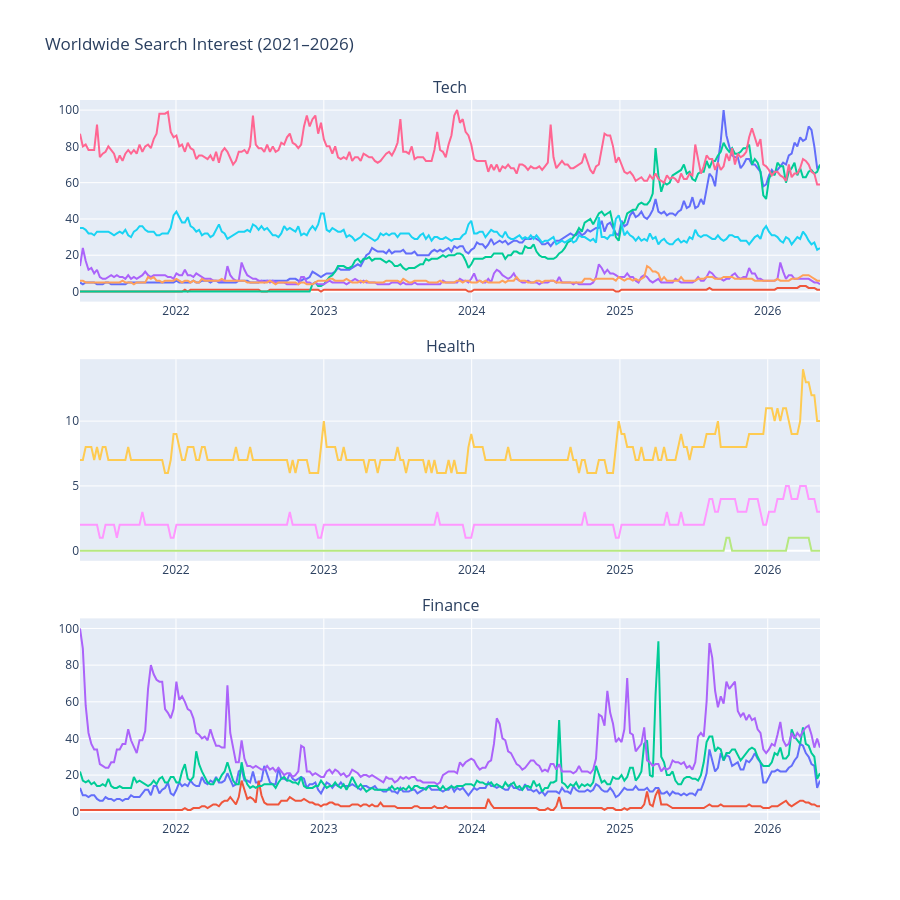

Notebook code cell kept with this figure:
### Markdown cell above
## 1.1 Overall Trend Overview — Worldwide

### Code cell
fig = make_subplots(rows=3, cols=1, subplot_titles=('Tech', 'Health', 'Finance'), vertical_spacing=0.08)

tech = ['AI', 'machine learning', 'ChatGPT', 'Bitcoin', 'Tesla', 'Netflix', 'Amazon']
health = ['telehealth', 'mental health', 'fitness']
finance = ['inflation', 'recession', 'stock market', 'crypto']

for kw in tech:
    fig.add_trace(go.Scatter(x=df_ww.index, y=df_ww[kw], name=kw, mode='lines'), row=1, col=1)
for kw in health:
    fig.add_trace(go.Scatter(x=df_ww.index, y=df_ww[kw], name=kw, mode='lines'), row=2, col=1)
for kw in finance:
    fig.add_trace(go.Scatter(x=df_ww.index, y=df_ww[kw], name=kw, mode='lines'), row=3, col=1)

fig.update_layout(height=900, title_text='Worldwide Search Interest (2021–2026)', showlegend=False)
fig.show()

### Figure 1 — Plotly figure (JSON) as saved in the notebook; plotly's stock layout.template omitted (floating-point values rounded to 4 significant figures; data arrays with more than 128 entries replaced by an {"elided": "..."} marker saying what was removed)
{"data": [{"mode": "lines", "name": "AI", "type": "scatter", "x": {"elided": "262 str values"}, "xaxis": "x", "y": {"elided": "262 int values"}, "yaxis": "y"}, {"mode": "lines", "name": "machine learning", "type": "scatter", "x": {"elided": "262 str values"}, "xaxis": "x", "y": {"elided": "262 int values"}, "yaxis": "y"}, {"mode": "lines", "name": "ChatGPT", "type": "scatter", "x": {"elided": "262 str values"}, "xaxis": "x", "y": {"elided": "262 int values"}, "yaxis": "y"}, {"mode": "lines", "name": "Bitcoin", "type": "scatter", "x": {"elided": "262 str values"}, "xaxis": "x", "y": {"elided": "262 int values"}, "yaxis": "y"}, {"mode": "lines", "name": "Tesla", "type": "scatter", "x": {"elided": "262 str values"}, "xaxis": "x", "y": {"elided": "262 int values"}, "yaxis": "y"}, {"mode": "lines", "name": "Netflix", "type": "scatter", "x": {"elided": "262 str values"}, "xaxis": "x", "y": {"elided": "262 int values"}, "yaxis": "y"}, {"mode": "lines", "name": "Amazon", "type": "scatter", "x": {"elided": "262 str values"}, "xaxis": "x", "y": {"elided": "262 int values"}, "yaxis": "y"}, {"mode": "lines", "name": "telehealth", "type": "scatter", "x": {"elided": "262 str values"}, "xaxis": "x2", "y": {"elided": "262 int values"}, "yaxis": "y2"}, {"mode": "lines", "name": "mental health", "type": "scatter", "x": {"elided": "262 str values"}, "xaxis": "x2", "y": {"elided": "262 int values"}, "yaxis": "y2"}, {"mode": "lines", "name": "fitness", "type": "scatter", "x": {"elided": "262 str values"}, "xaxis": "x2", "y": {"elided": "262 int values"}, "yaxis": "y2"}, {"mode": "lines", "name": "inflation", "type": "scatter", "x": {"elided": "262 str values"}, "xaxis": "x3", "y": {"elided": "262 int values"}, "yaxis": "y3"}, {"mode": "lines", "name": "recession", "type": "scatter", "x": {"elided": "262 str values"}, "xaxis": "x3", "y": {"elided": "262 int values"}, "yaxis": "y3"}, {"mode": "lines", "name": "stock market", "type": "scatter", "x": {"elided": "262 str values"}, "xaxis": "x3", "y": {"elided": "262 int values"}, "yaxis": "y3"}, {"mode": "lines", "name": "crypto", "type": "scatter", "x": {"elided": "262 str values"}, "xaxis": "x3", "y": {"elided": "262 int values"}, "yaxis": "y3"}], "layout": {"annotations": [{"font": {"size": 16}, "showarrow": false, "text": "Tech", "x": 0.5, "xanchor": "center", "xref": "paper", "y": 1.0, "yanchor": "bottom", "yref": "paper"}, {"font": {"size": 16}, "showarrow": false, "text": "Health", "x": 0.5, "xanchor": "center", "xref": "paper", "y": 0.64, "yanchor": "bottom", "yref": "paper"}, {"font": {"size": 16}, "showarrow": false, "text": "Finance", "x": 0.5, "xanchor": "center", "xref": "paper", "y": 0.28, "yanchor": "bottom", "yref": "paper"}], "height": 900, "showlegend": false, "title": {"text": "Worldwide Search Interest (2021–2026)"}, "xaxis": {"anchor": "y", "domain": [0.0, 1.0]}, "xaxis2": {"anchor": "y2", "domain": [0.0, 1.0]}, "xaxis3": {"anchor": "y3", "domain": [0.0, 1.0]}, "yaxis": {"anchor": "x", "domain": [0.72, 1.0]}, "yaxis2": {"anchor": "x2", "domain": [0.36, 0.64]}, "yaxis3": {"anchor": "x3", "domain": [0.0, 0.28]}}}
